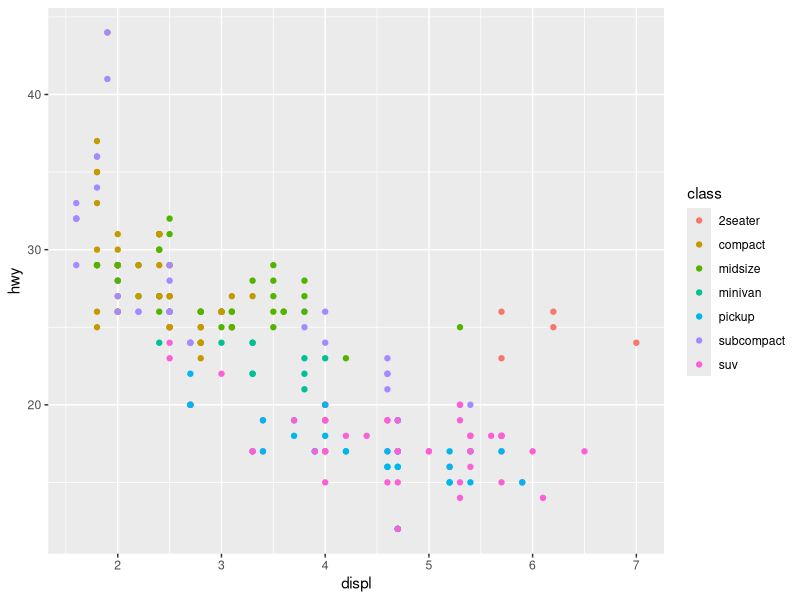
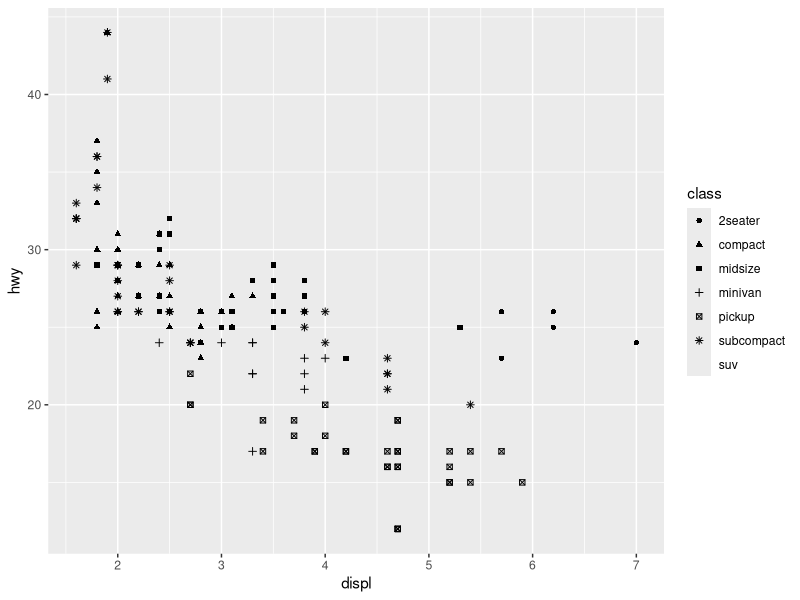
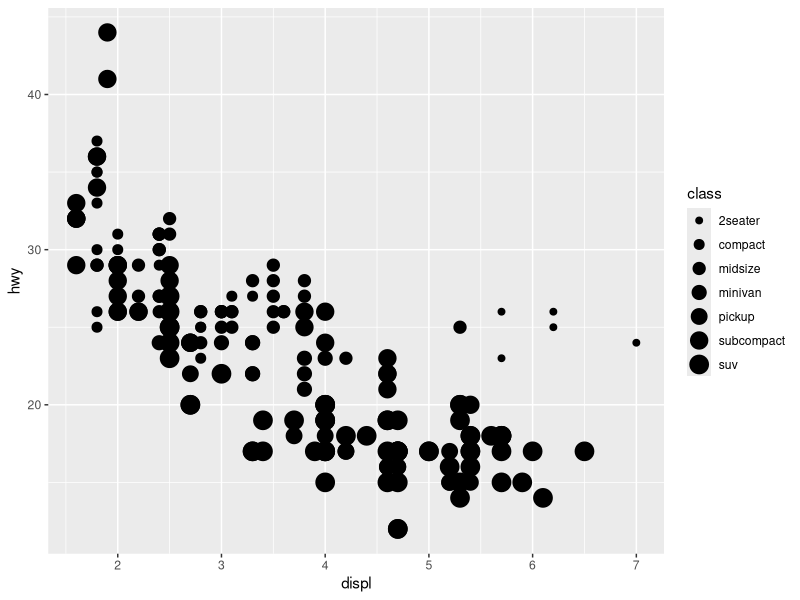
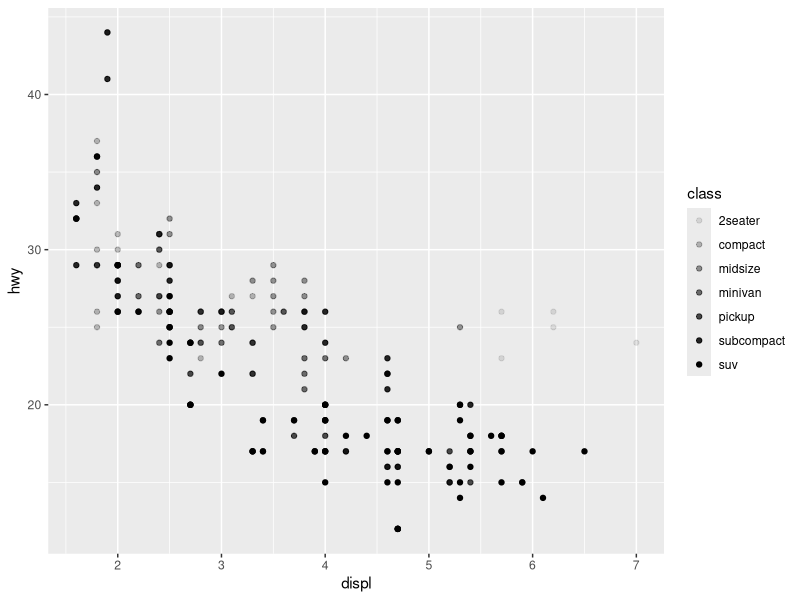
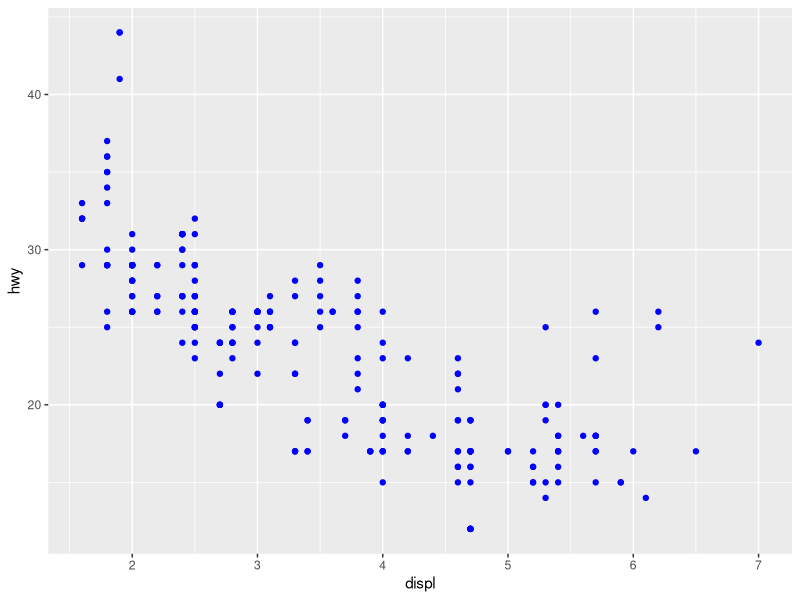
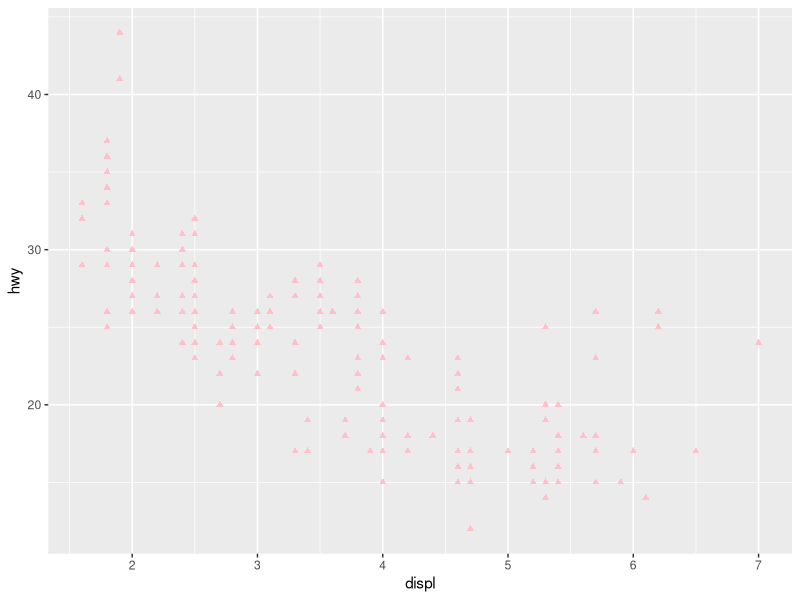
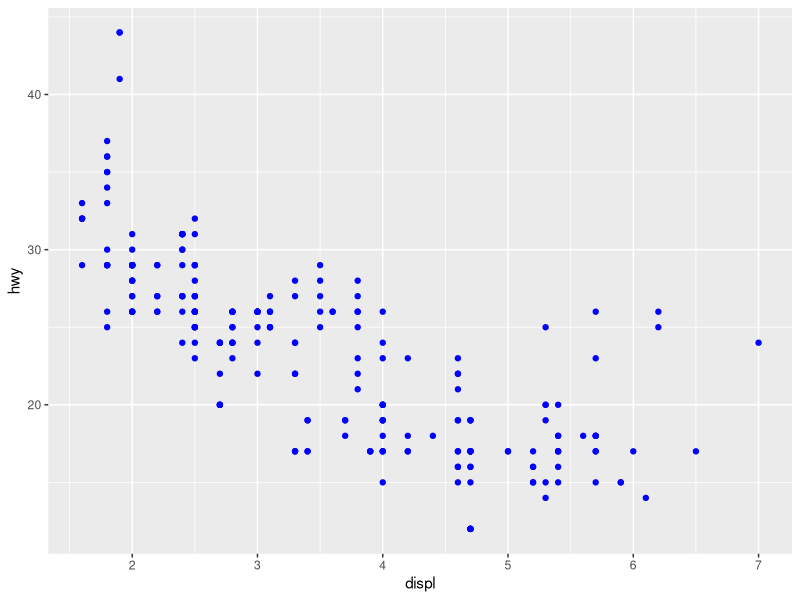
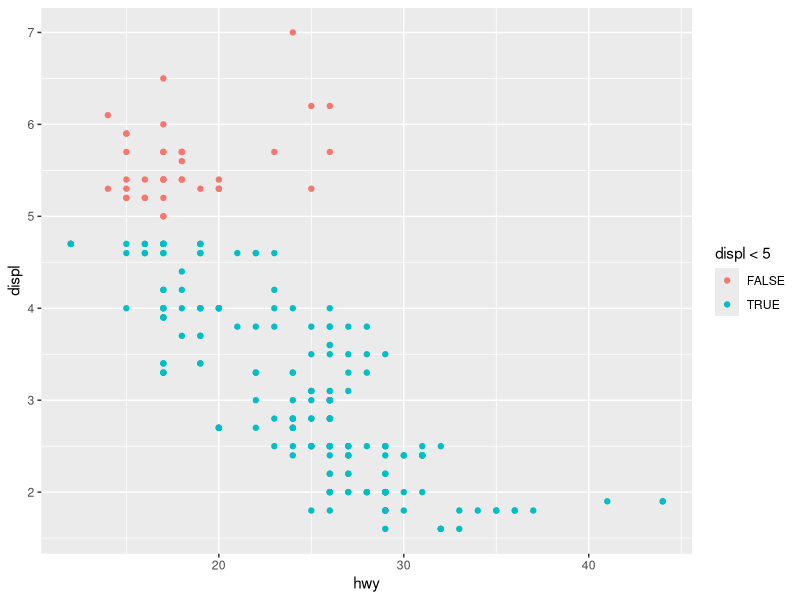

The R script that drew these images, in order:
## ---- chunk 1
knitr::opts_chunk$set(echo = TRUE, warning = FALSE, message = FALSE)
## ---- chunk 2
#| echo: false
suppressPackageStartupMessages(library(tidyverse))
## ---- chunk 3
# Left
ggplot(mpg, aes(x = displ, y = hwy, color = class)) +
  geom_point()

# Right
ggplot(mpg, aes(x = displ, y = hwy, shape = class)) +
  geom_point()

## ---- chunk 4
# Left
ggplot(mpg, aes(x = displ, y = hwy, size = class)) +
  geom_point()

# Right
ggplot(mpg, aes(x = displ, y = hwy, alpha = class)) +
  geom_point()
## ---- chunk 5
ggplot(mpg, aes(x = displ, y = hwy)) + 
  geom_point(color = "blue")
## ---- chunk 6
ggplot(mpg, aes(x = displ, y = hwy)) + 
  geom_point(color = "pink", shape = 17)
## ---- chunk 7
ggplot(mpg, aes(x = displ, y = hwy)) +
  geom_point(color = "blue")
# Color must be set outside the aes mapping
## ---- chunk 8
ggplot(mpg, aes(x = hwy, y = displ, color = displ < 5)) + 
  geom_point()
## ---- chunk 9
# Left
ggplot(mpg, aes(x = displ, y = hwy)) + 
  geom_point()

# Right
ggplot(mpg, aes(x = displ, y = hwy)) + 
  geom_smooth(method = 'loess', formula = 'y ~ x')
## ---- chunk 10
# Left
ggplot(mpg, aes(x = displ, y = hwy, shape = drv)) + 
  geom_smooth(method = 'loess', formula = 'y ~ x')

# Right
ggplot(mpg, aes(x = displ, y = hwy, linetype = drv)) + 
  geom_smooth(method = 'loess', formula = 'y ~ x')
## ---- chunk 11
ggplot(mpg, aes(x = displ, y = hwy, color = drv)) + 
  geom_point() +
  geom_smooth(aes(linetype = drv), method = 'loess', formula = 'y ~ x')
## ---- chunk 12
# Left
ggplot(mpg, aes(x = displ, y = hwy)) +
  geom_smooth(method = 'loess', formula = 'y ~ x')

# Middle
ggplot(mpg, aes(x = displ, y = hwy)) +
  geom_smooth(aes(group = drv), method = 'loess', formula = 'y ~ x')

# Right
ggplot(mpg, aes(x = displ, y = hwy)) +
  geom_smooth(aes(color = drv), method = 'loess', formula = 'y ~ x', show.legend = FALSE)
## ---- chunk 13
ggplot(mpg, aes(x = displ, y = hwy)) + 
  geom_point(aes(color = class)) + 
  geom_smooth(method = 'loess', formula = 'y ~ x')
## ---- chunk 14
ggplot(mpg, aes(x = displ, y = hwy)) + 
  geom_point() + 
  geom_point(
    data = mpg |> filter(class == "2seater"), 
    color = "red"
  ) +
  geom_point(
    data = mpg |> filter(class == "2seater"), 
    shape = "circle open", size = 3, color = "red"
  )
## ---- chunk 15
# Left
ggplot(mpg, aes(x = hwy)) +
  geom_histogram(binwidth = 2)

# Middle
ggplot(mpg, aes(x = hwy)) +
  geom_density()

# Right
ggplot(mpg, aes(x = hwy)) +
  geom_boxplot()
## ---- chunk 16
library(ggridges)

ggplot(mpg, aes(x = hwy, y = drv, fill = drv, color = drv)) +
  geom_density_ridges(alpha = 0.5, show.legend = FALSE)
#> Picking joint bandwidth of 1.28
## ---- chunk 17

mpg |> ggplot(aes(x = displ, y = hwy)) +
  geom_point() + 
  geom_smooth(method = 'loess', formula = 'y ~ x')

mpg |> ggplot(aes(x = displ, y = hwy)) +
  geom_point() +
  geom_smooth(aes(group = drv), method = 'loess', formula = 'y ~ x')

## ---- chunk 18
mpg |> ggplot(aes(x = displ, y = hwy)) +
  geom_point(aes(color = drv)) +
  geom_smooth(aes(group = drv), method = 'loess', formula = 'y ~ x')


mpg |> ggplot(aes(x = displ, y = hwy)) +
  geom_point(aes(color = drv)) +
  geom_smooth(method = 'loess', formula = 'y ~ x')

## ---- chunk 19
mpg |> ggplot(aes(x = displ, y = hwy)) +
  geom_point(aes(color = drv)) +
  geom_smooth(aes(linetype = drv))


mpg |> ggplot(aes(x = displ, y = hwy)) +
  geom_point(aes(color = drv)) +
  geom_smooth()

## ---- chunk 20
ggplot(mpg, aes(x = displ, y = hwy)) + 
  geom_point() + 
  facet_wrap(~cyl)
## ---- chunk 21
ggplot(mpg, aes(x = displ, y = hwy)) + 
  geom_point() + 
  facet_grid(drv ~ cyl)
## ---- chunk 22
ggplot(mpg, aes(x = displ, y = hwy)) + 
  geom_point() + 
  facet_grid(drv ~ cyl, scales = "free")
## ---- chunk 23
    ggplot(mpg, aes(x = drv, y = cyl)) + 
      geom_point() +
      facet_wrap(~hwy)
## ---- chunk 24
# Don't facet accross columns
ggplot(mpg) + 
  geom_point(aes(x = displ, y = hwy)) +
  facet_grid(drv ~ .)

# Don't facet accross rows.
ggplot(mpg) + 
  geom_point(aes(x = displ, y = hwy)) +
  facet_grid(. ~ cyl)
## ---- chunk 25
ggplot(mpg) +  
  geom_point(aes(x = displ, y = hwy)) +    
  facet_wrap(~ cyl, nrow = 2)
## ---- chunk 26
# facet
ggplot(mpg) + 
  geom_point(aes(x = displ, y = hwy)) + 
  facet_wrap(~ class, nrow = 2)

# color
ggplot(mpg) + 
  geom_point(aes(x = displ, y = hwy, color = class))

# both
ggplot(mpg) + 
  geom_point(
    aes(x = displ, y = hwy, color = class), 
    show.legend = FALSE) + 
  facet_wrap(~ class, nrow = 2)

# highlighting
ggplot(mpg, aes(x = displ, y = hwy)) + 
  geom_point(color = "gray") +
  geom_point(
    data = mpg |> filter(class == "compact"),
    color = "pink"
  )
## ---- chunk 27
    ggplot(mpg, aes(x = displ)) + 
      geom_histogram(binwidth = 0.25) + 
      facet_grid(drv ~ .)

    ggplot(mpg, aes(x = displ)) + 
      geom_histogram(binwidth = 0.25) +
      facet_grid(. ~ drv)
## ---- chunk 28
ggplot(mpg) +    
  geom_point(aes(x = displ, y = hwy)) +   
  facet_grid(drv ~ .)


ggplot(mpg) +    
  geom_point(aes(x = displ, y = hwy)) +   
  facet_wrap(~drv, nrow = 3)
## ---- chunk 29
ggplot(diamonds, aes(x = cut)) + 
  geom_bar(fill = "lightgreen")
# Default parameter for geom_bar is 'stat = "count"'

## ---- chunk 30
diamonds |>
  count(cut) |>
  ggplot(aes(x = cut, y = n)) +
  geom_bar(stat = "identity", fill = "lightblue")
## ---- chunk 31
ggplot(diamonds, aes(x = cut, y = after_stat(prop), group = 1)) + 
  geom_bar(fill = "indianred")

# Replace default y = count by proportion with after_stat(prop)
## ---- chunk 32
ggplot(diamonds) + 
  stat_summary(
    aes(x = cut, y = depth),
    fun.min = min,
    fun.max = max,
    fun = median
  )
## ---- chunk 33
#The default geom of stat summary is geom_pointrange(). The plot from the book can be recreated as follows. Replicate above plot.

diamonds |>
  group_by(cut) |>
  summarize(
    lower = min(depth),
    upper = max(depth),
    midpoint = median(depth)
  ) |>
  ggplot(aes(x = cut, y = midpoint)) +
  geom_pointrange(aes(ymin = lower, ymax = upper))
## ---- chunk 34
    diamonds |> ggplot(aes(x = cut, y = after_stat(prop))) + 
      geom_bar()

    diamonds |> ggplot(aes(x = cut, fill = color, y = after_stat(prop))) + 
      geom_bar()
## ---- chunk 35
# two variables
diamonds |> ggplot(aes(x = cut, fill = color, y = after_stat(prop))) + 
  geom_bar()
diamonds |> ggplot(aes(x = cut, fill = color, y = after_stat(prop), group = color)) +
  geom_bar()
## ---- chunk 36
# Left
ggplot(mpg, aes(x = drv, color = drv)) + 
  geom_bar()

# Right
ggplot(mpg, aes(x = drv, fill = drv)) + 
  geom_bar()
## ---- chunk 37
ggplot(mpg, aes(x = drv, fill = class)) + 
  geom_bar()
## ---- chunk 38
# Left
ggplot(mpg, aes(x = drv, fill = class)) + 
  geom_bar(alpha = 1/5, position = "identity")

# Right
ggplot(mpg, aes(x = drv, color = class)) + 
  geom_bar(fill = NA, position = "identity")
## ---- chunk 39
# Left
ggplot(mpg, aes(x = drv, fill = class)) + 
  geom_bar(position = "fill")

# Right
ggplot(mpg, aes(x = drv, fill = class)) + 
  geom_bar(position = "dodge")
## ---- chunk 40
mpg |> ggplot(aes(x = displ, y = hwy)) + 
  geom_point(position = "jitter")

mpg |> ggplot(aes(x = displ, y = hwy)) + 
  geom_point(position = "jitter")

mpg |> ggplot(aes(x = displ, y = hwy)) + 
  geom_jitter() #ggplot2 shorthand
## ---- chunk 41
ggplot(mpg, aes(x = cty, y = hwy)) + 
  geom_point()

ggplot(mpg, aes(x = cty, y = hwy)) + 
  geom_jitter()
## ---- chunk 42
ggplot(mpg, aes(x = displ, y = hwy)) +
  geom_point()

ggplot(mpg, aes(x = displ, y = hwy)) +
  geom_point(position = "identity")
## ---- chunk 43
    ggplot(mpg, aes(x = displ, y = hwy)) +
      geom_jitter(col = 'blue')

    ggplot(mpg, aes(x = displ, y = hwy)) +
      geom_count(col = 'green')
## ---- chunk 44
    ggplot(mpg, aes(x = cty, y = displ)) +
      geom_boxplot()

    ggplot(mpg, aes(x = cty, y = displ)) +
      geom_boxplot(position = "dodge2")

